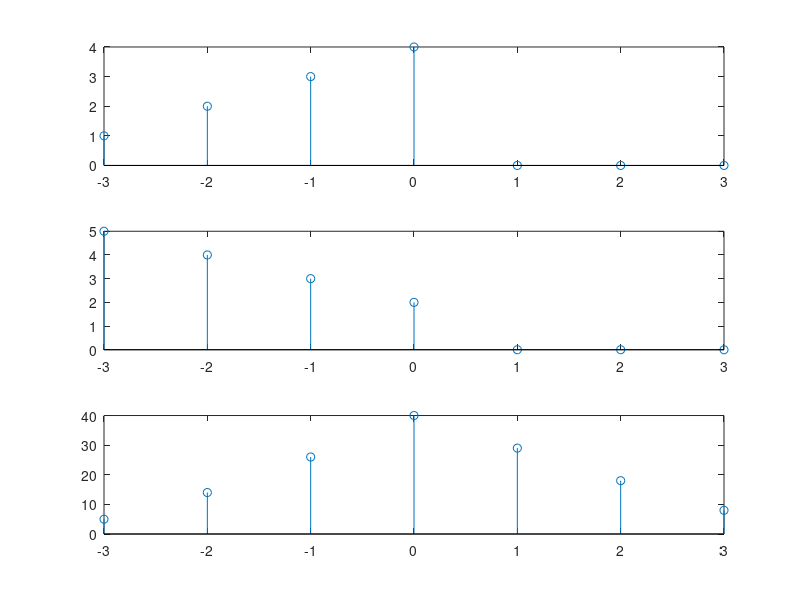

Reproduce this figure in MATLAB.
clc;
clear all;
x=[1 2 3 4];
y=[2 3 4 5];
y=fliplr(y);
L1=length(x);
L2=length(y);
m=L1+L2-1;
z=zeros(1,m);
xn=[x,zeros(1,L2-1)];
yn=[y,zeros(1,L1-1)];

for i=1:m;
  for j=1:i;
    z(i)=z(i)+xn(j)*yn(i-j+1);
  endfor
 endfor
disp(z);
t=-3:m-4;
subplot(311);
stem(t,xn);
subplot(312);
stem(t,yn);

subplot(313);
stem(t,z);

